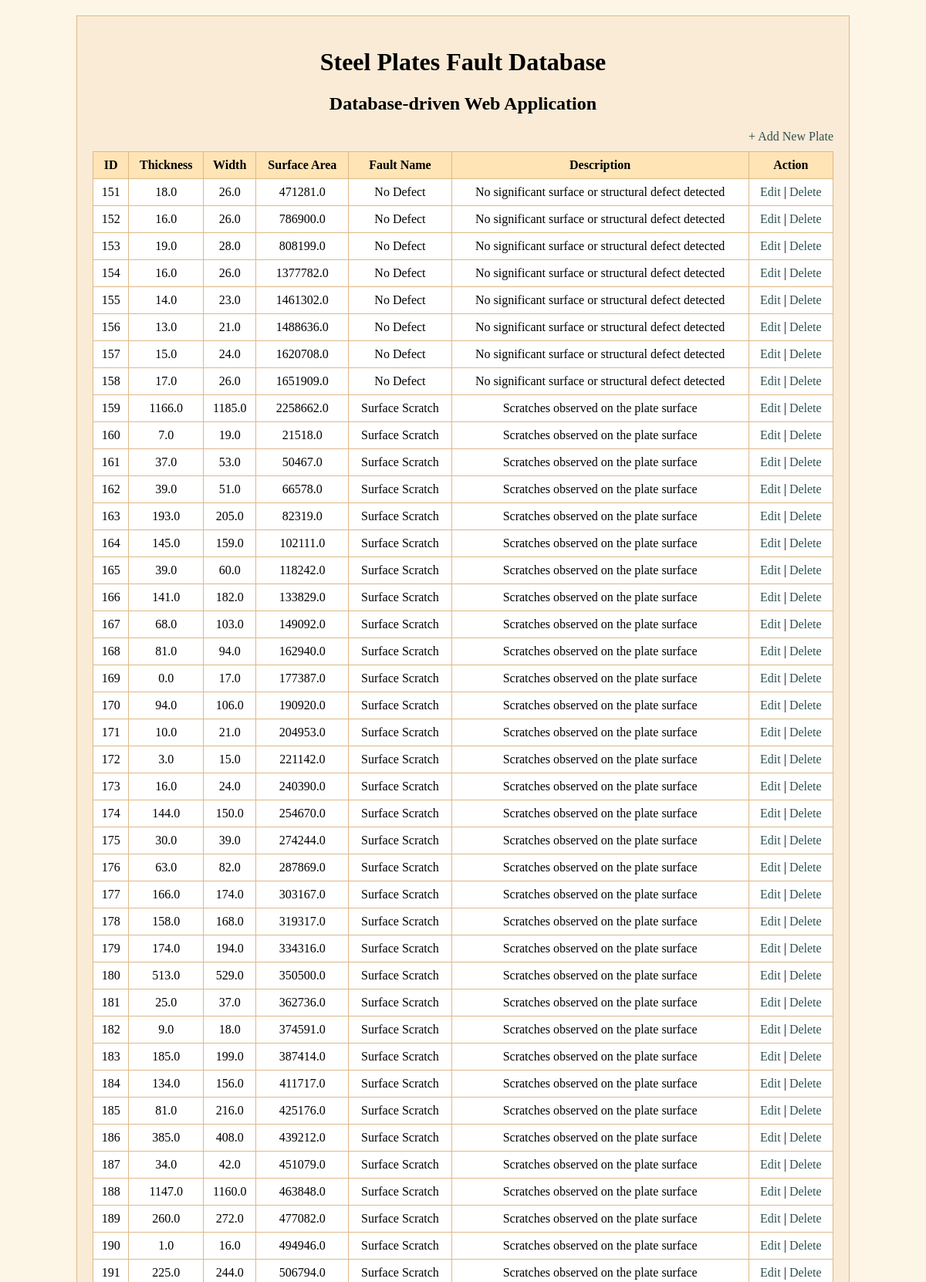
Screenshot of /plates?page=4 (upper part) with the database file from the repository.
### tables this page shows
CREATE TABLE plates (
    id INTEGER PRIMARY KEY AUTOINCREMENT,
    thickness REAL, width REAL, length REAL, surface_area REAL, edge_roughness REAL, surface_variance REAL, brightness REAL, reflectivity REAL, luminosity REAL, hardness REAL, density REAL, temperature REAL, vibration_level REAL, pressure REAL, tensile_strength REAL, yield_strength REAL, elongation REAL, grain_size REAL, oxidation_level REAL, corrosion_index REAL, crack_density REAL, scratch_intensity REAL, stain_ratio REAL, defect_area_ratio REAL, flatness REAL, alignment_error REAL, quality_score REAL, fault_type TEXT
);

CREATE TABLE faults (
    fault_code TEXT PRIMARY KEY,
    fault_name TEXT,
    description TEXT
);

### app.py (the view)
@app.route("/plates")
def show_plates():
    page = request.args.get("page", default=1, type=int)
    if page < 1:
        page = 1
    per_page = 50
    offset = (page - 1) * per_page
    conn = get_db_connection()
    cursor = conn.cursor()
    cursor.execute(
        """
        SELECT
            p.id,
            p.thickness,
            p.width,
            p.surface_area,
            f.fault_name,
            f.description
        FROM plates p
        LEFT JOIN faults f
          ON p.fault_type = f.fault_code
        ORDER BY p.id
        LIMIT ? OFFSET ?
        """,
        (per_page, offset)
    )
    rows = cursor.fetchall()
    conn.close()
    return render_template(
        "plates.html",
        rows=rows,
        page=page
    )

### app.py (called while the page is built)
def get_db_connection():
    conn = sqlite3.connect("app.db")
    conn.row_factory = sqlite3.Row
    return conn

### templates/plates.html (shortened to what this page needs)
<!DOCTYPE html>
<html>
<head>
</head>
<body>
    <h1>Steel Plates Fault Database</h1>
    <h2>Database-driven Web Application</h2>
    <div class="top-link">
        <a href="/add">+ Add New Plate</a>
    </div>
    <table>
        <tr>
            <th>ID</th>
            <th>Thickness</th>
            <th>Width</th>
            <th>Surface Area</th>
            <th>Fault Name</th>
            <th>Description</th>
            <th>Action</th>
        </tr>
        {% for row in rows %}
        <tr>
            <td>{{ row["id"] }}</td>
            <td>{{ row["thickness"] }}</td>
            <td>{{ row["width"] }}</td>
            <td>{{ row["surface_area"] }}</td>
            <td>{{ row["fault_name"] }}</td>
            <td>{{ row["description"] }}</td>
            <td>
                <a href="/edit/{{ row['id'] }}">Edit</a> |
                <a href="/delete/{{ row['id'] }}">Delete</a>
            </td>
        </tr>
        {% endfor %}
    </table>
</body>
</html>

### templates/plates.html (style rules this page uses)
html { background-color: oldlace; }
body { background-color: antiquewhite; border: 1px solid burlywood; padding: 20px; margin: 20px auto; width: 80%; }
h1, h2 { text-align: center; }
table { width: 100%; border-collapse: collapse; background-color: white; }
th, td { border: 1px solid burlywood; padding: 8px; text-align: center; }
th { background-color: moccasin; }
a { text-decoration: none; color: darkslategray; }
.top-link { text-align: right; margin-bottom: 10px; }

### rows the page displays
plates: id "151", thickness "18.0", width "26.0", surface_area "471281.0", fault_name "No Defect", description "No significant surface or structural defect detected"
plates: id "152", thickness "16.0", width "26.0", surface_area "786900.0", fault_name "No Defect", description "No significant surface or structural defect detected"
plates: id "153", thickness "19.0", width "28.0", surface_area "808199.0", fault_name "No Defect", description "No significant surface or structural defect detected"
plates: id "154", thickness "16.0", width "26.0", surface_area "1377782.0", fault_name "No Defect", description "No significant surface or structural defect detected"
plates: id "155", thickness "14.0", width "23.0", surface_area "1461302.0", fault_name "No Defect", description "No significant surface or structural defect detected"
plates: id "156", thickness "13.0", width "21.0", surface_area "1488636.0", fault_name "No Defect", description "No significant surface or structural defect detected"
plates: id "157", thickness "15.0", width "24.0", surface_area "1620708.0", fault_name "No Defect", description "No significant surface or structural defect detected"
plates: id "158", thickness "17.0", width "26.0", surface_area "1651909.0", fault_name "No Defect", description "No significant surface or structural defect detected"
plates: id "159", thickness "1166.0", width "1185.0", surface_area "2258662.0", fault_name "Surface Scratch", description "Scratches observed on the plate surface"
plates: id "160", thickness "7.0", width "19.0", surface_area "21518.0", fault_name "Surface Scratch", description "Scratches observed on the plate surface"
plates: id "161", thickness "37.0", width "53.0", surface_area "50467.0", fault_name "Surface Scratch", description "Scratches observed on the plate surface"
plates: id "162", thickness "39.0", width "51.0", surface_area "66578.0", fault_name "Surface Scratch", description "Scratches observed on the plate surface"
plates: id "163", thickness "193.0", width "205.0", surface_area "82319.0", fault_name "Surface Scratch", description "Scratches observed on the plate surface"
plates: id "164", thickness "145.0", width "159.0", surface_area "102111.0", fault_name "Surface Scratch", description "Scratches observed on the plate surface"
plates: id "165", thickness "39.0", width "60.0", surface_area "118242.0", fault_name "Surface Scratch", description "Scratches observed on the plate surface"
plates: id "166", thickness "141.0", width "182.0", surface_area "133829.0", fault_name "Surface Scratch", description "Scratches observed on the plate surface"
plates: id "167", thickness "68.0", width "103.0", surface_area "149092.0", fault_name "Surface Scratch", description "Scratches observed on the plate surface"
plates: id "168", thickness "81.0", width "94.0", surface_area "162940.0", fault_name "Surface Scratch", description "Scratches observed on the plate surface"
plates: id "169", thickness "0.0", width "17.0", surface_area "177387.0", fault_name "Surface Scratch", description "Scratches observed on the plate surface"
plates: id "170", thickness "94.0", width "106.0", surface_area "190920.0", fault_name "Surface Scratch", description "Scratches observed on the plate surface"
plates: id "171", thickness "10.0", width "21.0", surface_area "204953.0", fault_name "Surface Scratch", description "Scratches observed on the plate surface"
plates: id "172", thickness "3.0", width "15.0", surface_area "221142.0", fault_name "Surface Scratch", description "Scratches observed on the plate surface"
plates: id "173", thickness "16.0", width "24.0", surface_area "240390.0", fault_name "Surface Scratch", description "Scratches observed on the plate surface"
plates: id "174", thickness "144.0", width "150.0", surface_area "254670.0", fault_name "Surface Scratch", description "Scratches observed on the plate surface"
plates: id "175", thickness "30.0", width "39.0", surface_area "274244.0", fault_name "Surface Scratch", description "Scratches observed on the plate surface"
plates: id "176", thickness "63.0", width "82.0", surface_area "287869.0", fault_name "Surface Scratch", description "Scratches observed on the plate surface"
plates: id "177", thickness "166.0", width "174.0", surface_area "303167.0", fault_name "Surface Scratch", description "Scratches observed on the plate surface"
plates: id "178", thickness "158.0", width "168.0", surface_area "319317.0", fault_name "Surface Scratch", description "Scratches observed on the plate surface"
plates: id "179", thickness "174.0", width "194.0", surface_area "334316.0", fault_name "Surface Scratch", description "Scratches observed on the plate surface"
plates: id "180", thickness "513.0", width "529.0", surface_area "350500.0", fault_name "Surface Scratch", description "Scratches observed on the plate surface"
plates: id "181", thickness "25.0", width "37.0", surface_area "362736.0", fault_name "Surface Scratch", description "Scratches observed on the plate surface"
plates: id "182", thickness "9.0", width "18.0", surface_area "374591.0", fault_name "Surface Scratch", description "Scratches observed on the plate surface"
plates: id "183", thickness "185.0", width "199.0", surface_area "387414.0", fault_name "Surface Scratch", description "Scratches observed on the plate surface"
plates: id "184", thickness "134.0", width "156.0", surface_area "411717.0", fault_name "Surface Scratch", description "Scratches observed on the plate surface"
plates: id "185", thickness "81.0", width "216.0", surface_area "425176.0", fault_name "Surface Scratch", description "Scratches observed on the plate surface"
plates: id "186", thickness "385.0", width "408.0", surface_area "439212.0", fault_name "Surface Scratch", description "Scratches observed on the plate surface"
plates: id "187", thickness "34.0", width "42.0", surface_area "451079.0", fault_name "Surface Scratch", description "Scratches observed on the plate surface"
plates: id "188", thickness "1147.0", width "1160.0", surface_area "463848.0", fault_name "Surface Scratch", description "Scratches observed on the plate surface"
plates: id "189", thickness "260.0", width "272.0", surface_area "477082.0", fault_name "Surface Scratch", description "Scratches observed on the plate surface"
plates: id "190", thickness "1.0", width "16.0", surface_area "494946.0", fault_name "Surface Scratch", description "Scratches observed on the plate surface"
plates: id "191", thickness "225.0", width "244.0", surface_area "506794.0", fault_name "Surface Scratch", description "Scratches observed on the plate surface"
